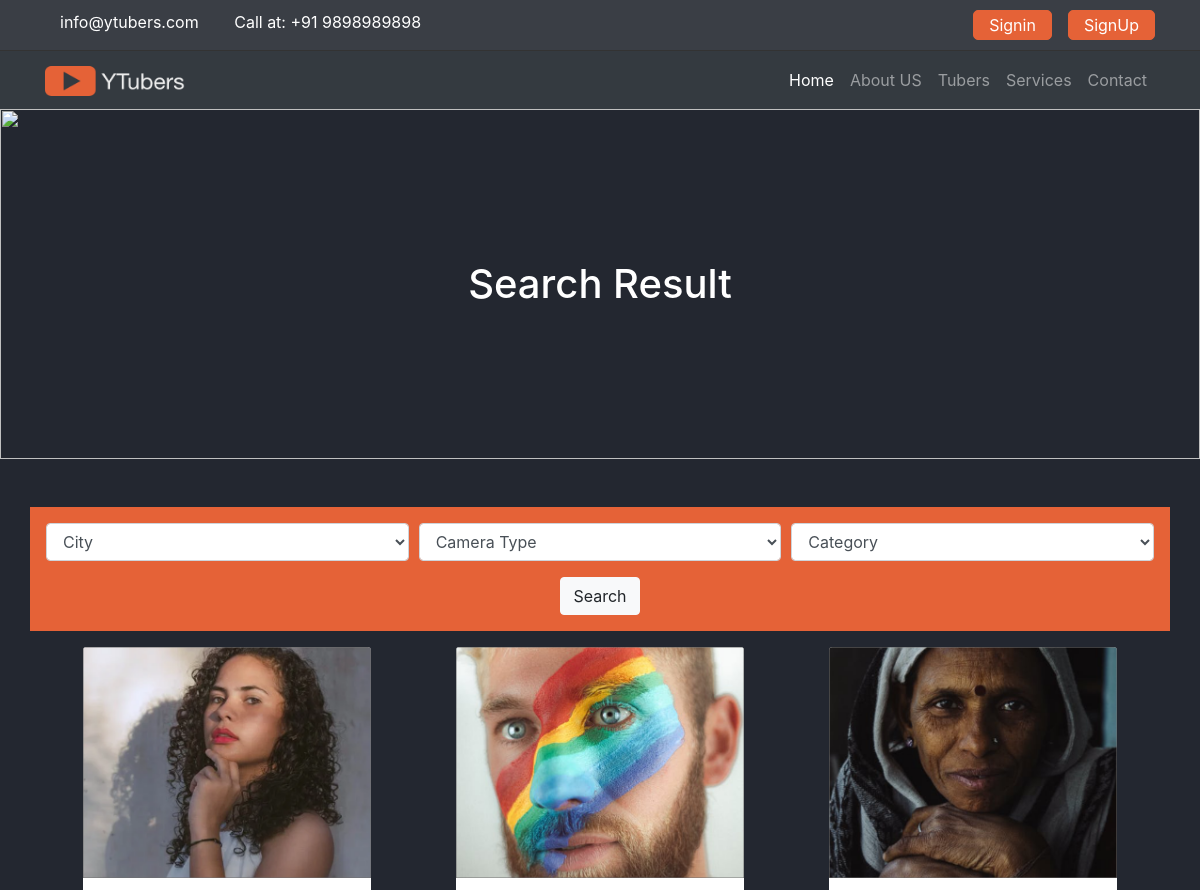
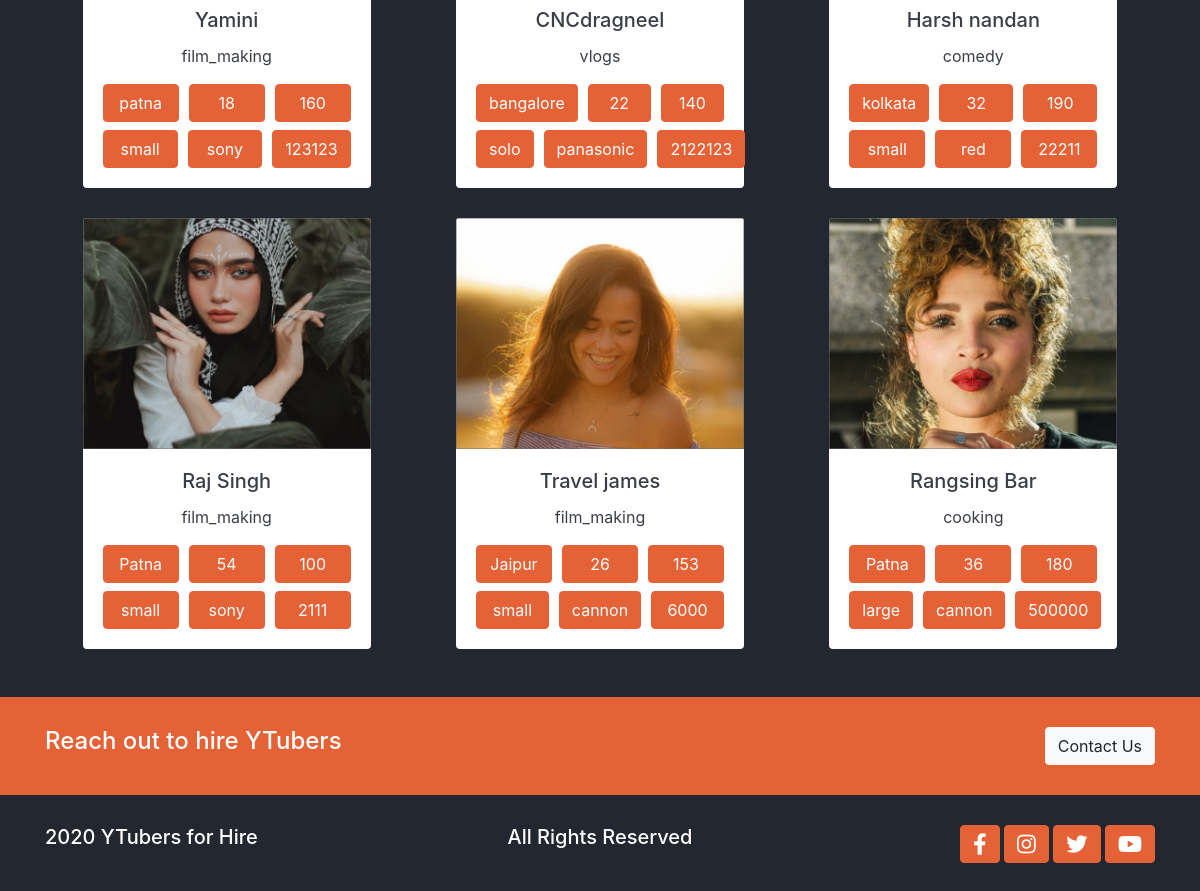
Page /youtubers/search on the committed database (2 pictures, top to bottom).
### youtubers/models.py (models this page shows)
class Youtuber(models.Model):
    crew_choices=(
        ('solo','solo'),
        ('small','small'),
        ('large','large'),
    )
    camera_choices=(
        ('cannon','cannon'),
        ('nikon','nikon'),
        ('sony','sony'),
        ('red','red'),
        ('fuji','fuji'),
        ('panasonic','panasonic'),
        ('other','other'),
    )
    category_choices=(
        ('code','code'),
        ('mobile_review','mobile_review'),
        ('vlogs','vlogs'),
        ('comedy','comedy'),
        ('gaming','gaming'),
        ('film_making','film_making'),
        ('cooking','cooking'),
    )
    name = models.CharField(max_length=255)
    price = models.IntegerField()
    photo = models.ImageField(upload_to='media/ytubers/%Y/%m/')
    video_url = models.CharField(max_length=255)
    description= RichTextField()
    city = models.CharField(max_length=255)
    age = models.IntegerField()
    height = models.IntegerField()
    crew = models.CharField(choices=crew_choices,max_length=255)
    camera_type = models.CharField(choices=camera_choices,max_length=255)
    subs_count = models.CharField(max_length=255)
    category = models.CharField(choices=category_choices,max_length=255)
    is_featured = models.BooleanField(default=False)
    created_date = models.DateTimeField(default=datetime.now,blank=True)

### youtubers/views.py (the view)
# urls.py: path('search',views.search,name="search"),
def search(request):
    tubers = Youtuber.objects.order_by('-created_date')
    city_search = Youtuber.objects.values_list('city',flat=True).distinct()
    camera_type_search = Youtuber.objects.values_list('camera_type',flat=True).distinct()
    category_search = Youtuber.objects.values_list('category',flat=True).distinct()
    if 'keyword' in request.GET:
        keyword = request.GET['keyword']
        if keyword:
            tubers = tubers.filter(description__icontains=keyword)
    if 'city' in request.GET:
        city = request.GET['city']
        if city:
            tubers = tubers.filter(city__iexact=city)
    if 'camera_type' in request.GET:
        camera_type = request.GET['camera_type']
        if camera_type:
            tubers = tubers.filter(camera_type__iexact=camera_type)
    if 'category' in request.GET:
        category = request.GET['category']
        if category:
            tubers = tubers.filter(category__iexact=category)
    data = {
        'tubers':tubers,
        'city_search':city_search,
        'camera_type_search':camera_type_search,
        'category_search':category_search
    }
    return render(request,'youtubers/search.html',data)

### templates/youtubers/search.html (shortened to what this page needs)
{% extends 'base.html' %} {% load static %} {% block content %}
<main class="searchpage">
  <div class="banner">
    <img
      src="{% static './assets/images/bg-banner.png' %}"
      alt=""
      class="img-fluid w-100"
    />
    <h1 class="text-center">Search Result</h1>
  </div>
  <section class="searchbox container mt-5 p-3 bg-accent">
    <form mehtod="GET" action="{% url 'search' %}">
      <div class="form-row">
        <div class="form-group col-md-4">
          <select name="city" id="inputState" class="form-control">
            <option selected disabled hidden>City</option>
          </select>
        </div>
        <div class="form-group col-md-4">
          <select name="camera_type_search" id="inputState" class="form-control">
            <option selected disabled hidden>Camera Type</option>
          </select>
        </div>
        <div class="form-group col-md-4">
          <select name="category" class="form-control">
            <option selected disabled hidden>Category</option>
          </select>
        </div>
      </div>
      <div class="text-center">
        <button class="btn btn-light">Search</button>
      </div>
    </form>
  </section>
  <section class="search-results container mt-3 grid">
    {% for tuber in tubers%}
    <div class="card border-0 text-center">
      <div class="feature-text">
        <a href="{% url 'youtubers_detail' tuber.id %}">
          <img
            src="{{tuber.photo.url}}"
            class="card-img-top"
            alt="team-member"
          />
        </a>
      </div>
      <div class="card-body">
        <h5 class="card-title">{{tuber.name}}</h5>
        <p class="card-text">{{tuber.category}}</p>
        <div class="person-description mt-2">
          <button class="btn btn-accent">{{tuber.city}}</button>
          <button class="btn btn-accent">{{tuber.age}}</button>
          <button class="btn btn-accent">{{tuber.height}}</button>
        </div>
        <div class="person-description mt-2">
          <button class="btn btn-accent">{{tuber.crew}}</button>
          <button class="btn btn-accent">{{tuber.camera_type}}</button>
          <button class="btn btn-accent">{{tuber.subs_count}}</button>
        </div>
      </div>
    </div>
    {% endfor %}
  </section>
</main>
{% endblock %}

### tubers/static/css/base.css (style rules this page uses)
:root { --primary: #232730; --secondary: #3a3e45; --white: #888787; --accent: #e56237; }
body { background-color: var(--primary); color: #fff; }
a { color: #fff; }
.btn-accent { background-color: var(--accent); color: #fff; border-color: var(--accent); outline: none; }
.card { color: var(--secondary); width: 18rem; }
main { overflow: hidden; }

### tubers/static/css/utils.css (style rules this page uses)
.bg-accent { color: #ffffff; background-color: var(--accent); }
.banner { position: relative; }
.banner img { height: 350px; width: 100%; }
.banner h1 { position: absolute; top: 50%; left: 50%; transform: translate(-50%, -50%); }
.grid { display: grid; grid-template-columns: 1fr 1fr 1fr; row-gap: 30px; column-gap: 10px; }
.feature-text { position: relative; }
.person-description { display: grid; grid-template-columns: 1fr 1fr 1fr; column-gap: 10px; }

### tubers/static/css/style.css (style rules this page uses)
.search-results { justify-items: center; }

### rows in the picture
Youtuber: photo (picture), name "Yamini", category "film_making", city "patna", age "18", height "160", crew "small", camera_type "sony", subs_count "123123"
Youtuber: photo (picture), name "CNCdragneel", category "vlogs", city "bangalore", age "22", height "140", crew "solo", camera_type "panasonic", subs_count "2122123"
Youtuber: photo (picture), name "Harsh nandan", category "comedy", city "kolkata", age "32", height "190", crew "small", camera_type "red", subs_count "22211"
Youtuber: photo (picture), name "Raj Singh", category "film_making", city "Patna", age "54", height "100", crew "small", camera_type "sony", subs_count "2111"
Youtuber: photo (picture), name "Travel james", category "film_making", city "Jaipur", age "26", height "153", crew "small", camera_type "cannon", subs_count "6000"
Youtuber: photo (picture), name "Rangsing Bar", category "cooking", city "Patna", age "36", height "180", crew "large", camera_type "cannon", subs_count "500000"
